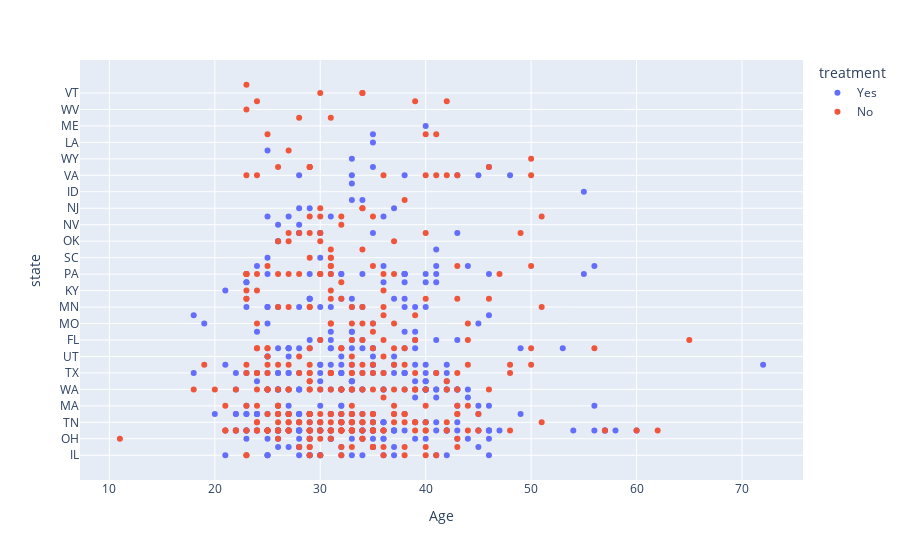

Source (notebook cell):
### Code cell
fig = px.scatter(us_df, x = 'Age', y = 'state', color = 'treatment')
fig.show()

### Figure 1 — Plotly figure (JSON) as saved in the notebook; plotly's stock layout.template omitted (floating-point values rounded to 4 significant figures; data arrays with more than 128 entries replaced by an {"elided": "..."} marker saying what was removed)
{"data": [{"hovertemplate": "treatment=Yes<br>Age=%{x}<br>state=%{y}<extra></extra>", "legendgroup": "Yes", "marker": {"color": "#636efa", "symbol": "circle"}, "mode": "markers", "name": "Yes", "orientation": "h", "showlegend": true, "type": "scatter", "x": {"elided": "408 int values"}, "xaxis": "x", "y": {"elided": "408 str values"}, "yaxis": "y"}, {"hovertemplate": "treatment=No<br>Age=%{x}<br>state=%{y}<extra></extra>", "legendgroup": "No", "marker": {"color": "#EF553B", "symbol": "circle"}, "mode": "markers", "name": "No", "orientation": "h", "showlegend": true, "type": "scatter", "x": {"elided": "339 int values"}, "xaxis": "x", "y": {"elided": "339 str values"}, "yaxis": "y"}], "layout": {"legend": {"title": {"text": "treatment"}, "tracegroupgap": 0}, "margin": {"t": 60}, "xaxis": {"anchor": "y", "domain": [0, 1], "title": {"text": "Age"}}, "yaxis": {"anchor": "x", "domain": [0, 1], "title": {"text": "state"}}}}
